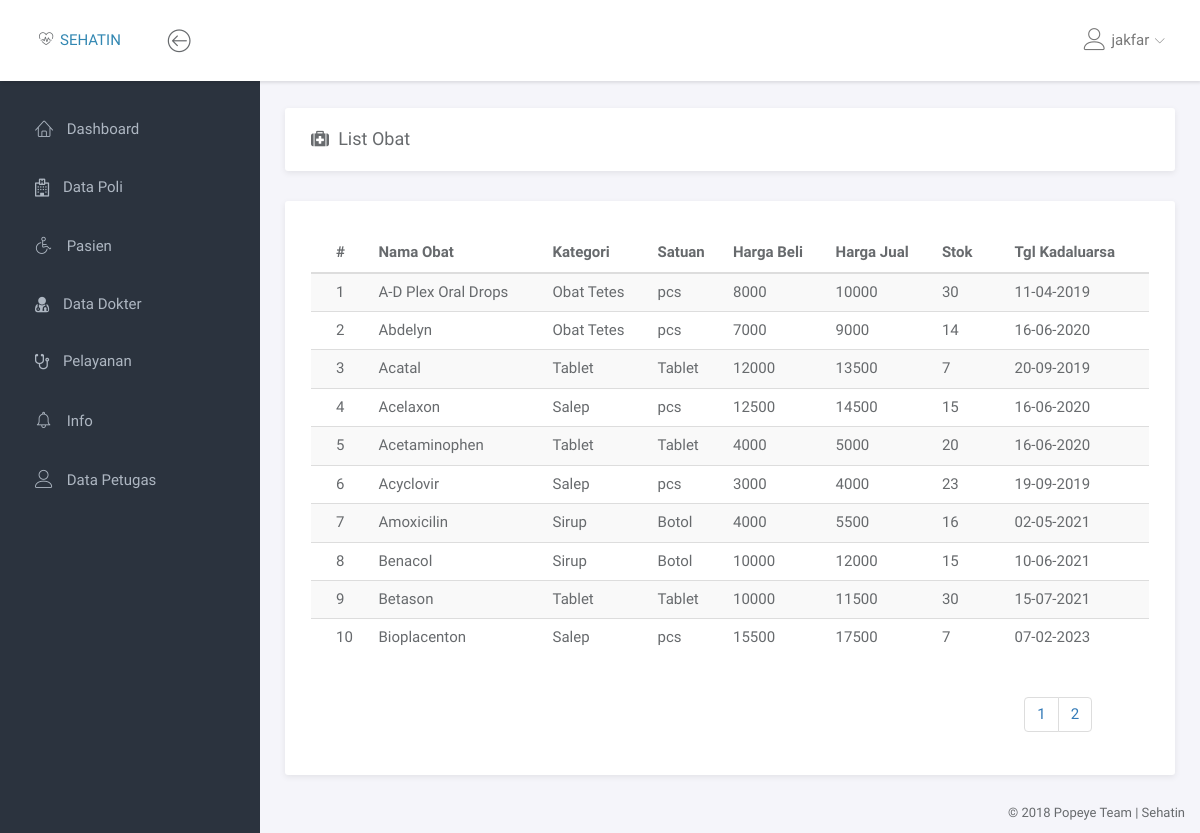
Page /obat/data_obat.php (signed in) on the committed database.
### tables this page shows
CREATE TABLE `obat` (
  `id_obat` int(7) NOT NULL,
  `nm_obat` varchar(50) NOT NULL,
  `id_kategori` tinyint(3) NOT NULL,
  `id_satuan` tinyint(3) NOT NULL,
  `harga_beli` int(7) NOT NULL,
  `harga_jual` int(7) NOT NULL,
  `stok` smallint(5) NOT NULL,
  `tgl_kadaluarsa` date NOT NULL,
  `id_petugas` tinyint(3) NOT NULL
);

CREATE TABLE `kategori_obat` (
  `id_kategori` tinyint(3) NOT NULL,
  `kategori` varchar(30) NOT NULL,
  `status` enum('Aktif','Non Aktif') NOT NULL
);

CREATE TABLE `satuan_obat` (
  `id_satuan` tinyint(3) NOT NULL,
  `satuan` varchar(30) NOT NULL,
  `status` enum('Aktif','Non Aktif') NOT NULL
);

### obat/data_obat.php (the view, shortened to what this page needs)
<!doctype html>
<html lang="en">
<head>
	<link rel="stylesheet" href="../assets/vendor/bootstrap/css/bootstrap.min.css">
	<link rel="stylesheet" href="../assets/vendor/font-awesome/css/font-awesome.min.css">
	<link rel="stylesheet" href="../assets/vendor/linearicons/style.css">
	<link rel="stylesheet" href="../assets/vendor/chartist/css/chartist-custom.css">
	<link rel="stylesheet" href="../assets/css/main.css">
</head>
<body>
	<div id="wrapper">
		<?php
			include '../dashboard/navbar.php';
			include '../dashboard/left_sidebar.php';
		 ?>
     <div class="main">
       <div class="main-content">
         <div class="container-fluid">
              <div class="panel">
                <div class="panel-heading">
                	<h1 class="panel-title"><i class="fa fa-medkit"></i>&ensp;List Obat</h1>
                </div>
							</div>
						<div class="row">
							<div class="col-md-12">
								<div class="panel">
									<br>
                <div class="row">
                  <div class="col-md-12">
                  </div>
                </div>
                <div class="panel-body">
                  <div class="table-responsive">
                    <table class="table table-striped table-hover ">
                      <thead>
                        <tr>
                          <th>#</th>
                          <th>Nama Obat</th>
                          <th>Kategori</th>
                          <th>Satuan</th>
                          <th>Harga Beli</th>
                          <th>Harga Jual</th>
                          <th>Stok</th>
                          <th>Tgl Kadaluarsa</th>
                        </tr>
                      </thead>
					<tbody>
						<?php
							$halaman = 10;
							$page = isset($_GET['halaman']) ? (int)$_GET['halaman'] : 1;
							$mulai = ($page > 1) ? ($page * $halaman) - $halaman : 0;
							$q = "SELECT DISTINCT obat.*, kategori, satuan FROM obat INNER JOIN kategori_obat k ON  obat.id_kategori = k.id_kategori INNER JOIN satuan_obat s ON obat.id_satuan = s.id_satuan ORDER BY obat.nm_obat ASC LIMIT $mulai, $halaman";
							$jml = "SELECT COUNT(*) AS jml_obat FROM obat";
							$r = mysqli_query($con, $jml);
							$result = mysqli_query($con, $q);
							$jml_obat = mysqli_fetch_assoc($r);
							$pages = ceil($jml_obat['jml_obat']/$halaman);
							$no = $mulai + 1;
							$aksi = "";
							foreach ($result as $val) {
								$tgl_kadaluarsa = date("d-m-Y", strtotime($val['tgl_kadaluarsa']));
								echo "<tr>
										<td>$no</td>
										<td>$val[nm_obat]</td>
										<td>$val[kategori]</td>
										<td>$val[satuan]</td>
										<td>$val[harga_beli]</td>
										<td>$val[harga_jual]</td>
										<td>$val[stok]</td>
										<td>$tgl_kadaluarsa</td>
										$aksi
									</tr>";
									$no++;
							}
						?>
						</tbody>
                    </table>
                  </div>
									<div class="col-md-2 col-md-offset-10">
										<ul class="pagination">
											<?php for ($i=1; $i <= $pages; $i++) { ?>
												<li><a href="?halaman=<?php echo $i; ?> " class="<?php echo $i==$_GET['halaman'] ? 'active' : '' ?>"> <?php echo $i; ?></a></li>
												<?php
											} ?>
										</ul>
									</div>
									</div>
                </div>
              </div>
            </div>
          </div>
         </div>
       </div>
     </div>
		 <?php include '../dashboard/footer.php'; ?>
	 </body>
	 </html>

### assets/css/main.css (style rules this page uses)
html { position: relative; min-height: 100%; }
body { background-color: #F3F5F8; font-family: "Source Sans Pro", sans-serif; font-size: 15px; color: #676a6d; }
a { color: #3287B2; }
th { font-weight: 600; }
#wrapper .main { -webkit-transition: all 0.3s ease-in-out; -moz-transition: all 0.3s ease-in-out; -ms-transition: all 0.3s ease-in-out; -o-transition: all 0.3s ease-in-out; transition: all 0.3s ease-in-out; width: calc(100% - 260px); left: 0; position: relative; float: right; background-color: #f5f5fa; }
#wrapper #sidebar-nav, #wrapper .main { padding-top: 80px; }
.main-content { padding: 28px 10px; }
.panel { -webkit-border-radius: 3px; -moz-border-radius: 3px; border-radius: 3px; -moz-box-shadow: 0 2px 6px rgba(0, 0, 0, 0.08); -webkit-box-shadow: 0 2px 6px rgba(0, 0, 0, 0.08); box-shadow: 0 2px 6px rgba(0, 0, 0, 0.08); background-color: #fff; margin-bottom: 30px; }
.panel .panel-heading, .panel .panel-body, .panel .panel-footer { padding-left: 25px; padding-right: 25px; }
.panel .panel-heading { padding-top: 20px; padding-bottom: 20px; position: relative; }
.panel .panel-heading .panel-title { margin: 0; font-size: 18px; font-weight: 300; }
.panel .panel-body { padding-top: 10px; padding-bottom: 15px; }
.panel .table > thead > tr > td:first-child, .panel .table > thead > tr > th:first-child, .panel .table > tbody > tr > td:first-child, .panel .table > tbody > tr > th:first-child, .panel .table > tfoot > tr > td:first-child, .panel .table > tfoot > tr > th:first-child { padding-left: 25px; }
.panel .table > thead > tr > td:last-child, .panel .table > thead > tr > th:last-child, .panel .table > tbody > tr > td:last-child, .panel .table > tbody > tr > th:last-child, .panel .table > tfoot > tr > td:last-child, .panel .table > tfoot > tr > th:last-child { padding-left: 25px; }

### rows in the picture
obat: nm_obat "A-D Plex Oral Drops", id_kategori.kategori "Obat Tetes", id_satuan.satuan "pcs", harga_beli "8000", harga_jual "10000", stok "30", tgl_kadaluarsa "11-04-2019"
obat: nm_obat "Abdelyn", id_kategori.kategori "Obat Tetes", id_satuan.satuan "pcs", harga_beli "7000", harga_jual "9000", stok "14", tgl_kadaluarsa "16-06-2020"
obat: nm_obat "Acatal", id_kategori.kategori "Tablet", id_satuan.satuan "Tablet", harga_beli "12000", harga_jual "13500", stok "7", tgl_kadaluarsa "20-09-2019"
obat: nm_obat "Acelaxon", id_kategori.kategori "Salep", id_satuan.satuan "pcs", harga_beli "12500", harga_jual "14500", stok "15", tgl_kadaluarsa "16-06-2020"
obat: nm_obat "Acetaminophen", id_kategori.kategori "Tablet", id_satuan.satuan "Tablet", harga_beli "4000", harga_jual "5000", stok "20", tgl_kadaluarsa "16-06-2020"
obat: nm_obat "Acyclovir", id_kategori.kategori "Salep", id_satuan.satuan "pcs", harga_beli "3000", harga_jual "4000", stok "23", tgl_kadaluarsa "19-09-2019"
obat: nm_obat "Amoxicilin", id_kategori.kategori "Sirup", id_satuan.satuan "Botol", harga_beli "4000", harga_jual "5500", stok "16", tgl_kadaluarsa "02-05-2021"
obat: nm_obat "Benacol", id_kategori.kategori "Sirup", id_satuan.satuan "Botol", harga_beli "10000", harga_jual "12000", stok "15", tgl_kadaluarsa "10-06-2021"
obat: nm_obat "Betason", id_kategori.kategori "Tablet", id_satuan.satuan "Tablet", harga_beli "10000", harga_jual "11500", stok "30", tgl_kadaluarsa "15-07-2021"
obat: nm_obat "Bioplacenton", id_kategori.kategori "Salep", id_satuan.satuan "pcs", harga_beli "15500", harga_jual "17500", stok "7", tgl_kadaluarsa "07-02-2023"

### other values in the picture
$_SESSION['username'] "jakfar"
